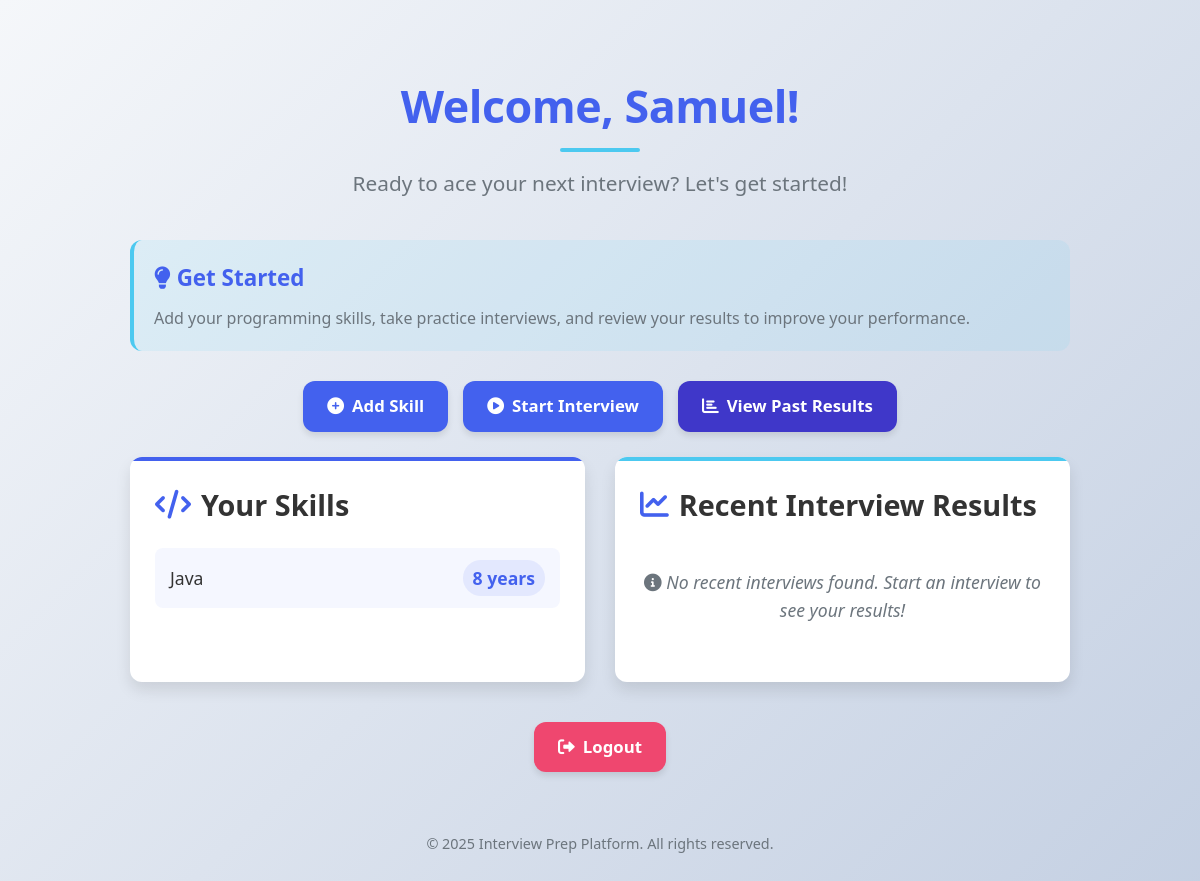
The app's page /home/ (signed in), older data.
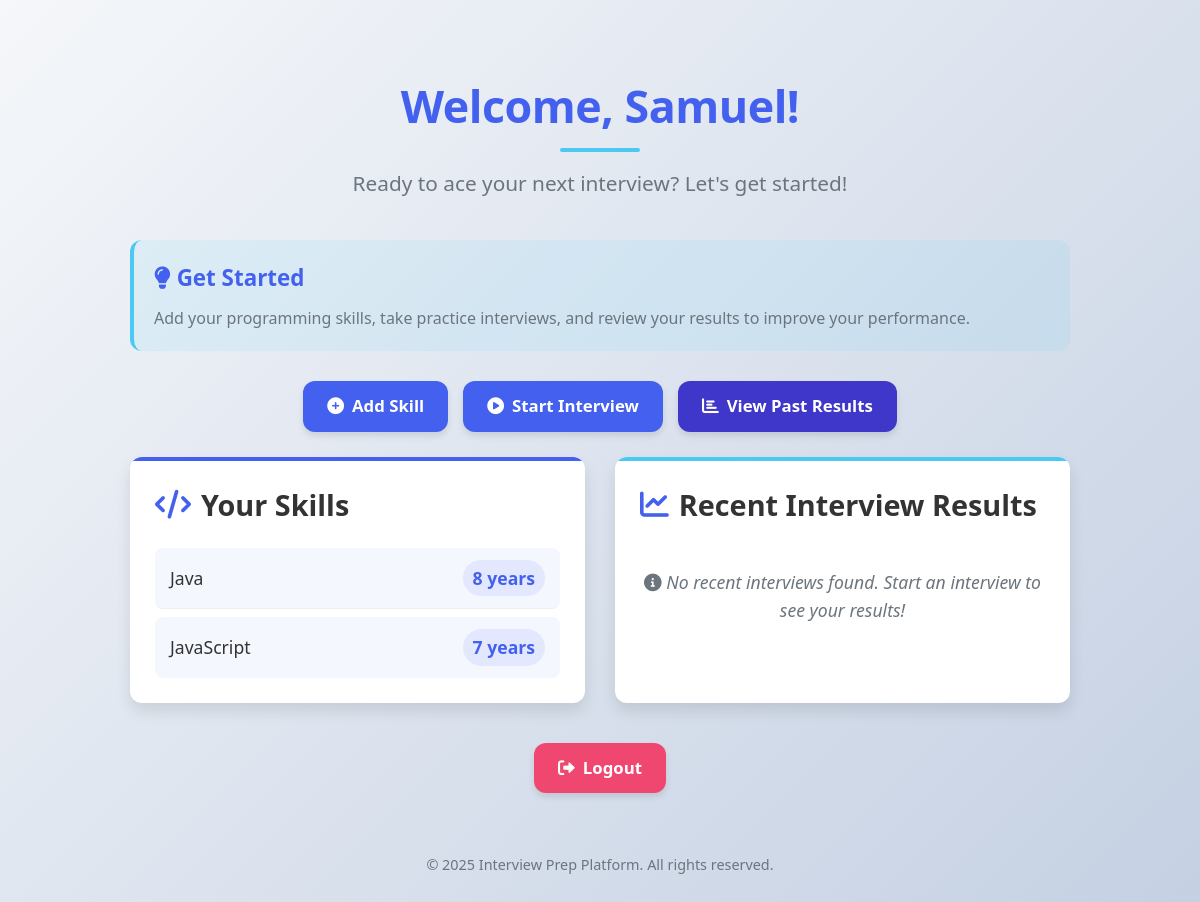
The same page, newer data.
### core/models.py (models this page shows, shortened)
class ProgrammingSkill(models.Model):
    user = models.ForeignKey(User, on_delete=models.CASCADE)
    language = models.CharField(max_length=100)
    proficiency = models.IntegerField()  # Years of experience or proficiency level

### core/views.py (the view)
# urls.py: path('home/', views.home, name='home'),
@login_required
def home(request):
    skills = ProgrammingSkill.objects.filter(user=request.user)
    return render(request, 'home.html', {'skills': skills})

### templates/home.html (shortened to what this page needs)
<!DOCTYPE html>
<html>
<head>
    <link href="https://cdnjs.cloudflare.com/ajax/libs/font-awesome/6.0.0/css/all.min.css" rel="stylesheet">
</head>
<body>
    <div class="home-container">
        <div class="header">
            <h2>Welcome, {{ user.username }}!</h2>
            <p>Ready to ace your next interview? Let's get started!</p>
        </div>
        <div class="info-card">
            <h3><i class="fas fa-lightbulb"></i> Get Started</h3>
            <p>Add your programming skills, take practice interviews, and review your results to improve your performance.</p>
        </div>
        <div class="action-buttons">
            <a href="{% url 'skill_create' %}" class="btn btn-primary"><i class="fas fa-plus-circle"></i> Add Skill</a>
            {% if skills %}
                <a href="{% url 'interview' %}" class="btn btn-primary"><i class="fas fa-play-circle"></i> Start Interview</a>
                <a href="{% url 'interview_results' %}" class="btn btn-secondary"><i class="fas fa-chart-bar"></i> View Past Results</a>
            {% endif %}
        </div>
        <div class="dashboard-grid">
            {% if skills %}
                <div class="skills-section">
                    <h3 class="section-title"><i class="fas fa-code"></i> Your Skills</h3>
                    <ul>
                        {% for skill in skills %}
                            <li>{{ skill.language }} <span>{{ skill.proficiency }} years</span></li>
                        {% endfor %}
                    </ul>
                </div>
            {% endif %}
            <div class="recent-results-section">
                <h3 class="section-title"><i class="fas fa-chart-line"></i> Recent Interview Results</h3>
                {% if recent_interview %}
                    <p><i class="far fa-calendar-alt"></i> Completed on: {{ recent_interview.completed_at|date:"F d, Y" }}</p>
                    <p><i class="fas fa-question-circle"></i> Number of Questions: {{ recent_interview.total_questions }}</p>
                    <p><i class="fas fa-star"></i> Average Score: <span class="score">{{ recent_interview.average_score }}%</span></p>
                    <div style="text-align: center; margin-top: 20px;">
                        <a href="{% url 'interview_results' %}" class="btn btn-secondary">View Details</a>
                    </div>
                {% else %}
                    <p class="no-results"><i class="fas fa-info-circle"></i> No recent interviews found. Start an interview to see your results!</p>
                {% endif %}
            </div>
        </div>
        <div class="action-buttons">
            <a href="{% url 'logout' %}" class="btn btn-danger"><i class="fas fa-sign-out-alt"></i> Logout</a>
        </div>
        <div class="footer">
            <p>© 2025 Interview Prep Platform. All rights reserved.</p>
        </div>
    </div>
</body>
</html>

Row changes from the older to the newer data that the page shows:
added ProgrammingSkill: language "JavaScript", proficiency "7"
